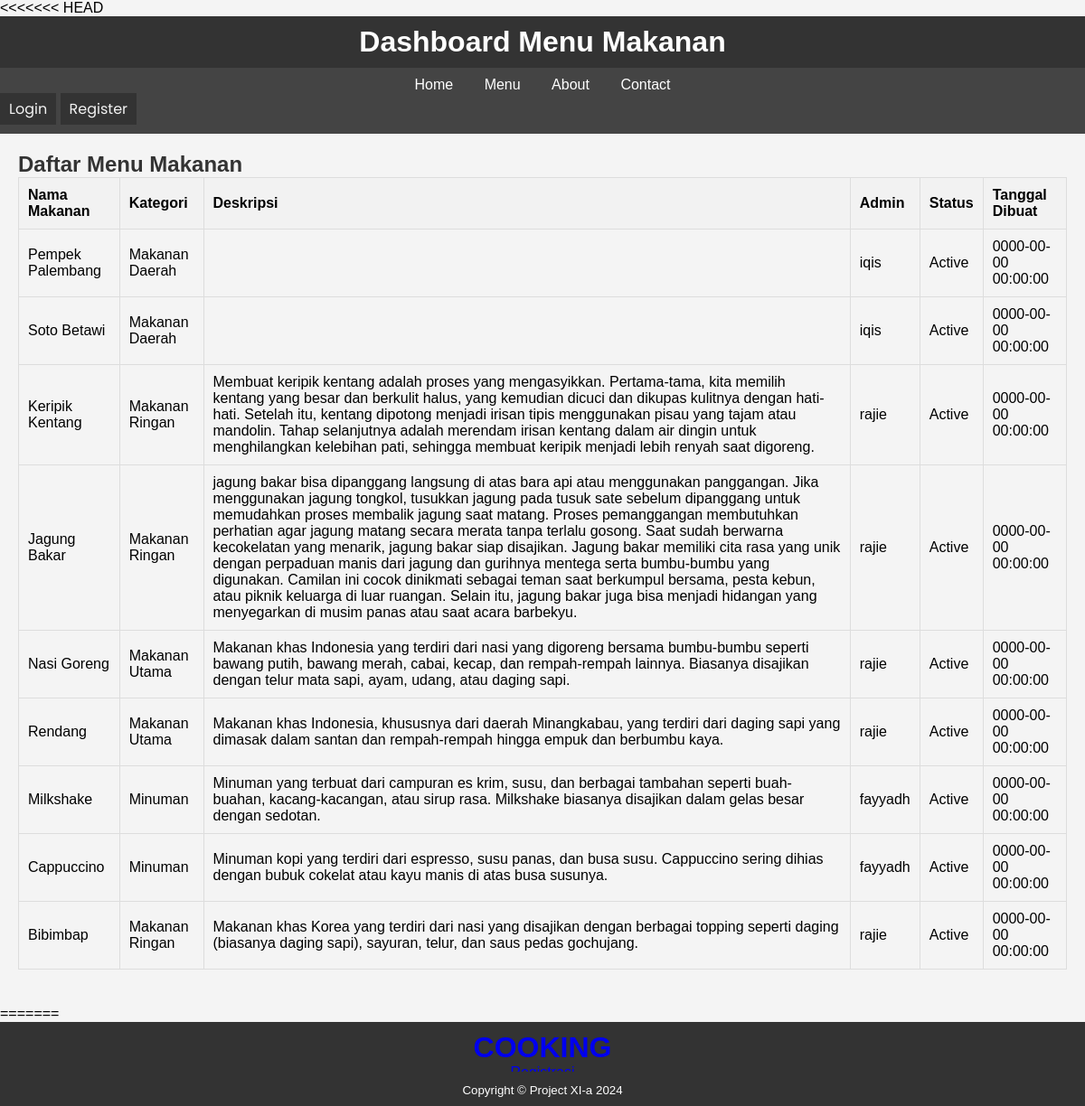
The page / on the database its author committed.
### tables this page shows
CREATE TABLE `tb_image` (
  `image_id`      int(11) NOT NULL,
  `category_id`   int(11) NOT NULL,
  `category_name` varchar(100) NOT NULL,
  `admin_id`      int(11) NOT NULL,
  `admin_name`    varchar(100) NOT NULL,
  `image_name`    varchar(100) NOT NULL,
  `image_description` text NOT NULL,
  `image` varchar(100) NOT NULL,
  `image_status` tinyint(1) NOT NULL,
  `date_created` timestamp NOT NULL DEFAULT CURRENT_TIMESTAMP ON UPDATE CURRENT_TIMESTAMP
);

### index.php (the view, shortened to what this page needs)
<!DOCTYPE html>
<html lang="en">
<head>
    <link rel="stylesheet" href="styles.css">
</head>
<body>
    <header>
        <h1>Dashboard Menu Makanan</h1>
    </header>
    <nav>
        <ul>
            <li><a href="#home">Home</a></li>
            <li><a href="#menu">Menu</a></li>
            <li><a href="#about">About</a></li>
            <li><a href="#contact">Contact</a></li>
        </ul>
        <button><a href="login.php" class="button">Login</a></button>
        <button><a href="register.php" class="button">Register</a></button>
    </nav>
    <main>
        <section id="menu">
            <h2>Daftar Menu Makanan</h2>
            <table>
                <thead>
                    <tr>
                        <th>Nama Makanan</th>
                        <th>Kategori</th>
                        <th>Deskripsi</th>
                        <th>Admin</th>
                        <th>Status</th>
                        <th>Tanggal Dibuat</th>
                    </tr>
                </thead>
                <tbody>
                    <?php
                    require 'db.php';
                    $sql = "SELECT image_name, category_name, image_description, admin_name, image_status, date_created FROM tb_image";
                    $result = $conn->query($sql);
                    if ($result->num_rows > 0) {
                        while ($row = $result->fetch_assoc()) {
                            echo "<tr>
                                    <td>" . $row["image_name"] . "</td>
                                    <td>" . $row["category_name"] . "</td>
                                    <td>" . $row["image_description"] . "</td>
                                    <td>" . $row["admin_name"] . "</td>
                                    <td>" . ($row["image_status"] ? 'Active' : 'Inactive') . "</td>
                                    <td>" . $row["date_created"] . "</td>
                                  </tr>";
                        }
                    } else {
                        echo "<tr><td colspan='6'>Tidak ada data</td></tr>";
                    }
                    ?>
                </tbody>
            </table>
        </section>
    </main>
    <footer>
        <p>&copy; 2024 Dashboard Menu Makanan. All rights reserved.</p>
    </footer>
</body>
</html>
<!DOCTYPE html>
<html lang="en">
<head>
</head>
<body>
   <header>
      <div class="containter">
   <h1><a href="index.php"> COOKING</a></h1>
   <ul>
      <li><a href="registrasi.php">Registrasi</a></li>
      <li><a href="login.php">Login</a></li>
   </ul>
   </div>
   </header>
   <footer>
   <div class="container">
      <small>Copyright &copy; Project XI-a 2024</small>
      </footer>
</body>
</html>

### styles.css (style rules this page uses)
:root { --white-color: hsl(0, 0%, 100%); --black-color: hsl(0, 0%, 0%); --body-font: "Poppins", sans-serif; --h1-font-size: 2rem; --normal-font-size: 1rem; --small-font-size: .813rem; }
* { box-sizing: border-box; padding: 0; margin: 0; }
body, input, button { font-family: var(--body-font); font-size: var(--normal-font-size); }
a { text-decoration: none; }
nav { background-color: #444; color: #fff; padding: 10px 0; }
nav ul { list-style: none; padding: 0; text-align: center; }
nav ul li { display: inline; margin: 0 15px; }
nav ul li a { color: #fff; text-decoration: none; }
main { padding: 20px; }
h2 { color: #333; }
table { width: 100%; border-collapse: collapse; margin-bottom: 20px; }
table, th, td { border: 1px solid #ddd; }
th, td { padding: 10px; text-align: left; }
th { background-color: #f2f2f2; }
button { background-color: #333; color: #fff; border: none; padding: 5px 10px; cursor: pointer; }

### index.php (style rules this page uses)
body { font-family: Arial, sans-serif; margin: 0; padding: 0; background-color: #f4f4f4; }
header { background-color: #333; color: #fff; padding: 10px 0; text-align: center; }
nav { background-color: #444; color: #fff; padding: 10px 0; }
.button { color: #f2f2f2; }
nav ul { list-style: none; padding: 0; text-align: center; }
nav ul li { display: inline; margin: 0 15px; }
nav ul li a { color: #fff; text-decoration: none; }
main { padding: 20px; }
h2 { color: #333; }
table { width: 100%; border-collapse: collapse; margin-bottom: 20px; }
table, th, td { border: 1px solid #ddd; }
th, td { padding: 10px; text-align: left; }
th { background-color: #f2f2f2; }
button { background-color: #333; color: #fff; border: none; padding: 5px 10px; cursor: pointer; }
footer { background-color: #333; color: #fff; text-align: center; padding: 10px 0; position: fixed; width: 100%; bottom: 0; }

### rows shown on the page
tb_image: image_name "Pempek Palembang", category_name "Makanan Daerah", admin_name "iqis", image_status "Active", date_created "0000-00-00 00:00:00"
tb_image: image_name "Soto Betawi", category_name "Makanan Daerah", admin_name "iqis", image_status "Active", date_created "0000-00-00 00:00:00"
tb_image: image_name "Keripik Kentang", category_name "Makanan Ringan", image_description "Membuat keripik kentang adalah proses yang mengasyikkan. Pertama-tama, kita memilih kentang yang besar dan berkulit halus, yang kemudian dicuci dan dikupas kulitnya dengan hati-hati. Setelah itu, kentang dipotong menjadi irisan tipis menggunakan pisau yang tajam atau mandolin. Tahap selanjutnya adalah merendam irisan kentang dalam air dingin untuk menghilangkan kelebihan pati, sehingga membuat keripik menjadi lebih renyah saat digoreng.", admin_name "rajie", image_status "Active", date_created "0000-00-00 00:00:00"
tb_image: image_name "Jagung Bakar", category_name "Makanan Ringan", image_description "jagung bakar bisa dipanggang langsung di atas bara api atau menggunakan panggangan. Jika menggunakan jagung tongkol, tusukkan jagung pada tusuk sate sebelum dipanggang untuk memudahkan proses membalik jagung saat matang. Proses pemanggangan membutuhkan perhatian agar jagung matang secara merata tanpa terlalu gosong. Saat sudah berwarna kecokelatan yang menarik, jagung bakar siap disajikan. Jagung bakar memiliki cita rasa yang unik dengan perpaduan manis dari jagung dan gurihnya mentega serta bumbu-bumbu yang digunakan. Camilan ini cocok dinikmati sebagai teman saat berkumpul bersama, pesta kebun, atau piknik keluarga di luar ruangan. Selain itu, jagung bakar juga bisa menjadi hidangan yang…", admin_name "rajie", image_status "Active", date_created "0000-00-00 00:00:00"
tb_image: image_name "Nasi Goreng", category_name "Makanan Utama", image_description "Makanan khas Indonesia yang terdiri dari nasi yang digoreng bersama bumbu-bumbu seperti bawang putih, bawang merah, cabai, kecap, dan rempah-rempah lainnya. Biasanya disajikan dengan telur mata sapi, ayam, udang, atau daging sapi.", admin_name "rajie", image_status "Active", date_created "0000-00-00 00:00:00"
tb_image: image_name "Rendang", category_name "Makanan Utama", image_description "Makanan khas Indonesia, khususnya dari daerah Minangkabau, yang terdiri dari daging sapi yang dimasak dalam santan dan rempah-rempah hingga empuk dan berbumbu kaya.", admin_name "rajie", image_status "Active", date_created "0000-00-00 00:00:00"
tb_image: image_name "Milkshake", category_name "Minuman", image_description "Minuman yang terbuat dari campuran es krim, susu, dan berbagai tambahan seperti buah-buahan, kacang-kacangan, atau sirup rasa. Milkshake biasanya disajikan dalam gelas besar dengan sedotan.", admin_name "fayyadh", image_status "Active", date_created "0000-00-00 00:00:00"
tb_image: image_name "Cappuccino", category_name "Minuman", image_description "Minuman kopi yang terdiri dari espresso, susu panas, dan busa susu. Cappuccino sering dihias dengan bubuk cokelat atau kayu manis di atas busa susunya.", admin_name "fayyadh", image_status "Active", date_created "0000-00-00 00:00:00"
tb_image: image_name "Bibimbap", category_name "Makanan Ringan", image_description "Makanan khas Korea yang terdiri dari nasi yang disajikan dengan berbagai topping seperti daging (biasanya daging sapi), sayuran, telur, dan saus pedas gochujang.", admin_name "rajie", image_status "Active", date_created "0000-00-00 00:00:00"
